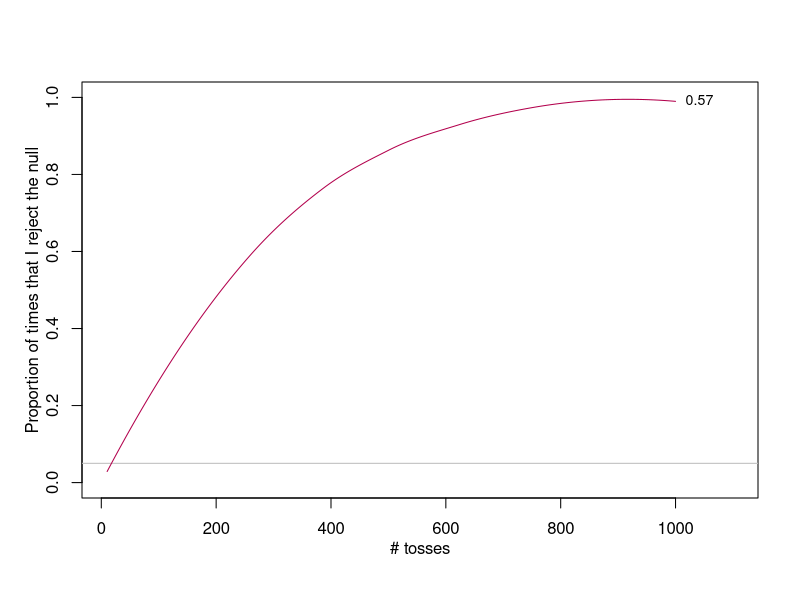
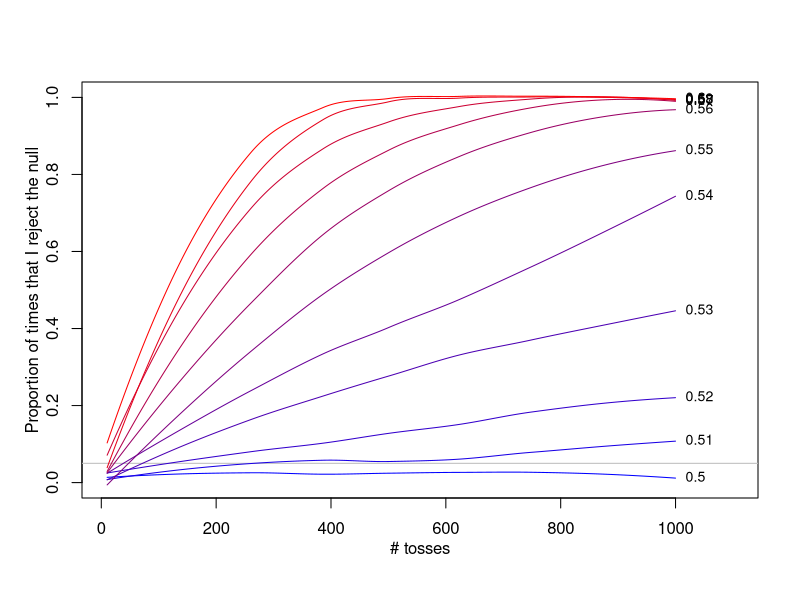
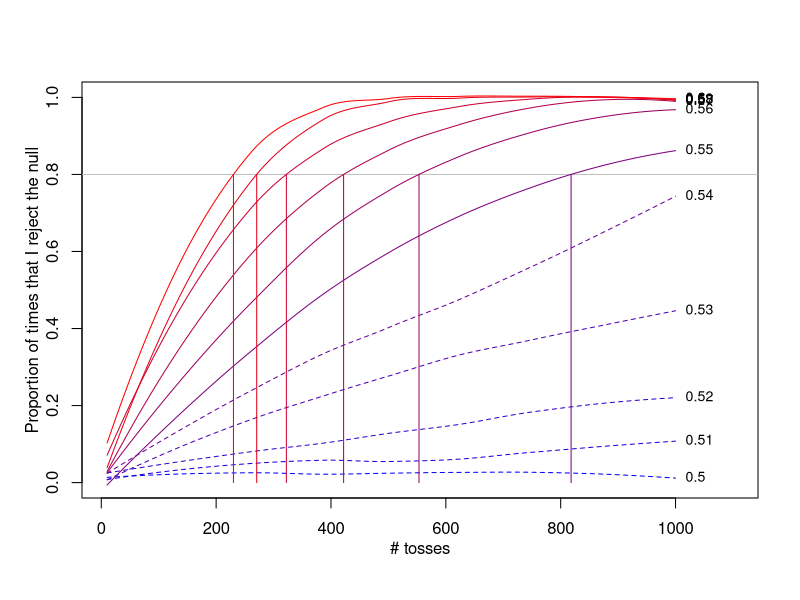
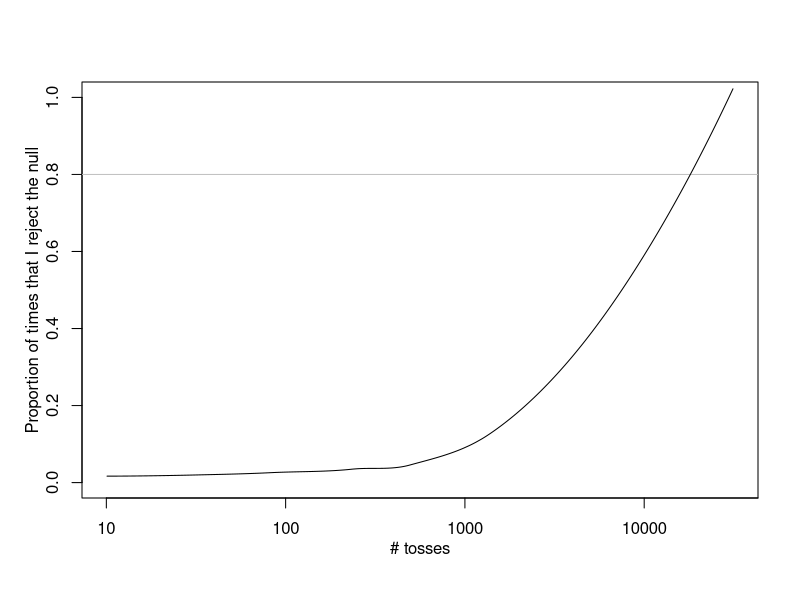

Write R code to recreate these figures, in order.
pbinom(6-1,10,.5,lower.tail=FALSE)
pbinom(60-1,100,.5,lower.tail=FALSE)
pbinom(600-1,1000,.5,lower.tail=FALSE)

#########################################################
f<-function(N,bias=.5) {
    x<-rbinom(N,1,bias)
                                        #m<-lm(x~1)
                                        #est<-summary(m)$coef[1,]
                                        #z<-(est[1]-0.5)/est[2]
                                        #p<-pnorm(abs(z),lower.tail=FALSE)
                                        #2*p #two-tailed test
    2*pbinom(sum(x)-1,length(x),.5,lower.tail=FALSE)
}

#########################################################
tab<-list()
for (N in 1:3) {
    p<-numeric()
    for (i in 1:1000) p[i]<-f(10^N)
    tab[[as.character(N)]]<-c(10^N,mean(p<.05))
}
tab0<-do.call("rbind",tab)

tab<-list()
for (N in 1:3) {
    p<-numeric()
    for (i in 1:1000) p[i]<-f(10^N,bias=0.6)
    tab[[as.character(N)]]<-c(10^N,mean(p<.05))
}
tab1<-do.call("rbind",tab)

#########################################################
N<-sort(runif(5000,10,1000))
p<-list()
for (d in seq(0,.1,by=.01)) p[[as.character(d)]]<-sapply(N,f,bias=.5+d)

par(mgp=c(2,1,0))
plot(NULL,xlim=c(10,1100),ylim=0:1,xlab="# tosses",ylab="Proportion of times that I reject the null")
abline(h=.05,col='gray')
cols<-colorRampPalette(c("blue", "red"))( length(p))
for (i in 8) {
    m0<-loess(p[[i]]<.05 ~ N)
    lines(N,m0$fitted,lty=1,col=cols[i])
    nn<-length(N)
    text(N[nn],m0$fitted[nn],.5+as.numeric(names(p)[i]),pos=4,cex=.85)
}


par(mgp=c(2,1,0))
plot(NULL,xlim=c(10,1100),ylim=0:1,xlab="# tosses",ylab="Proportion of times that I reject the null")
abline(h=.05,col='gray')
cols<-colorRampPalette(c("blue", "red"))( length(p))
for (i in 1:length(p)) {
    m0<-loess(p[[i]]<.05 ~ N)
    lines(N,m0$fitted,lty=1,col=cols[i])
    nn<-length(N)
    text(N[nn],m0$fitted[nn],.5+as.numeric(names(p)[i]),pos=4,cex=.85)
}

par(mgp=c(2,1,0))
plot(NULL,xlim=c(10,1100),ylim=0:1,xlab="# tosses",ylab="Proportion of times that I reject the null")
abline(h=.8,col='gray')
cols<-colorRampPalette(c("blue", "red"))( length(p))
for (i in 1:length(p)) {
    m0<-loess(p[[i]]<.05 ~ N)
    ii<-which.min(abs(m0$fitted-.8)+ifelse(m0$fitted<.8,100,0))
    if (m0$fitted[ii]>.8) {
        nn<-N[ii]
        segments(N[ii],0,N[ii],.8,col=cols[i])
        lty<-1
    } else lty<-2
    lines(N,m0$fitted,lty=lty,col=cols[i])
    nn<-length(N)
    text(N[nn],m0$fitted[nn],.5+as.numeric(names(p)[i]),pos=4,cex=.85)
}



#########################################################
##small effect
N<-sort(runif(500,1,4.5))
p<-sapply(10^N,f,bias=.5+.01)

plot(NULL,xlim=range(N),ylim=0:1,xlab="# tosses",ylab="Proportion of times that I reject the null",xaxt='n')
axis(side=1,at=1:5,labels=c("10","100","1000","10000","100000"))
abline(h=.8,col='gray')
m0<-loess(p<.05 ~ N)
lines(N,m0$fitted,lty=1,col='black')

